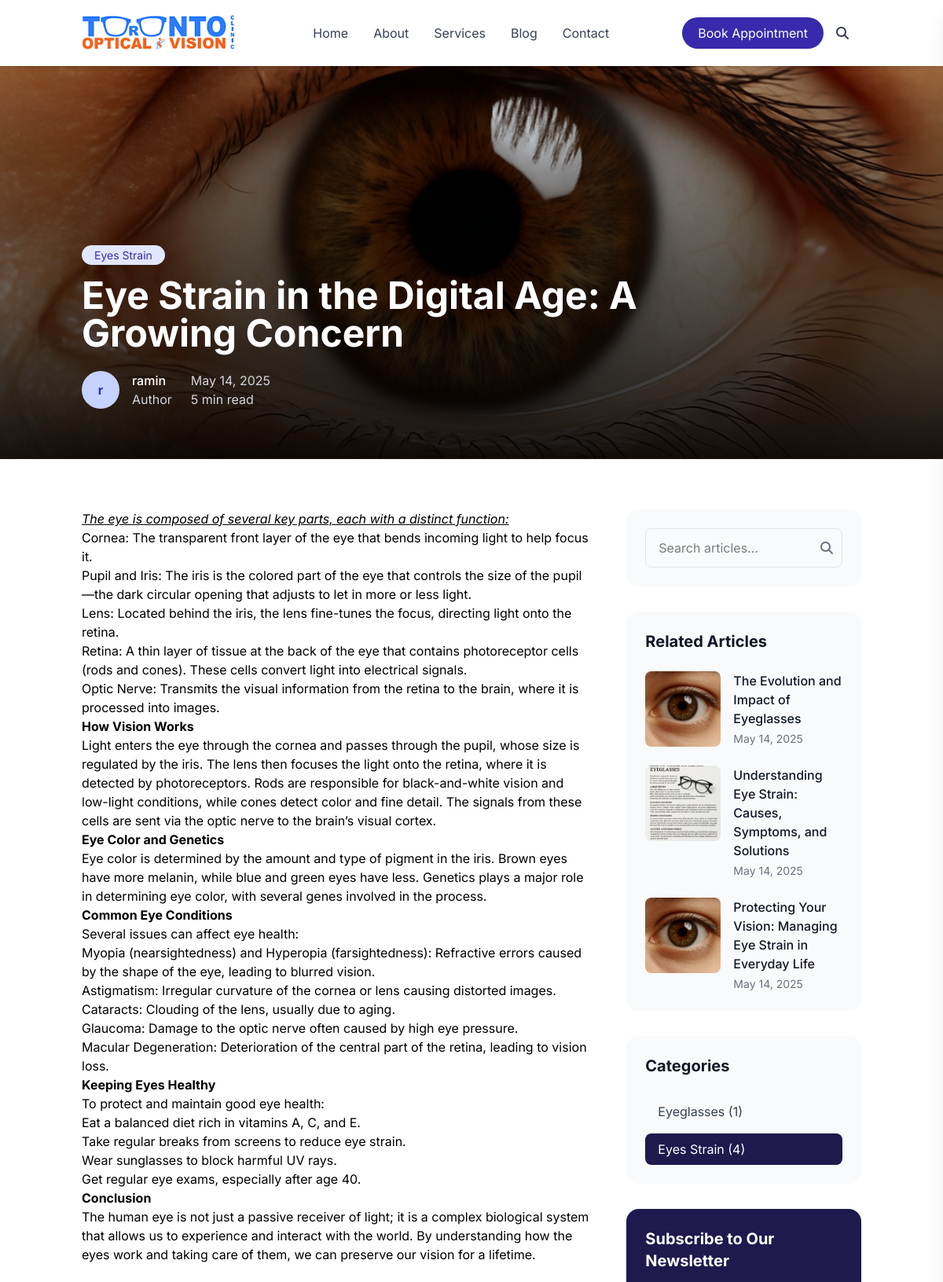
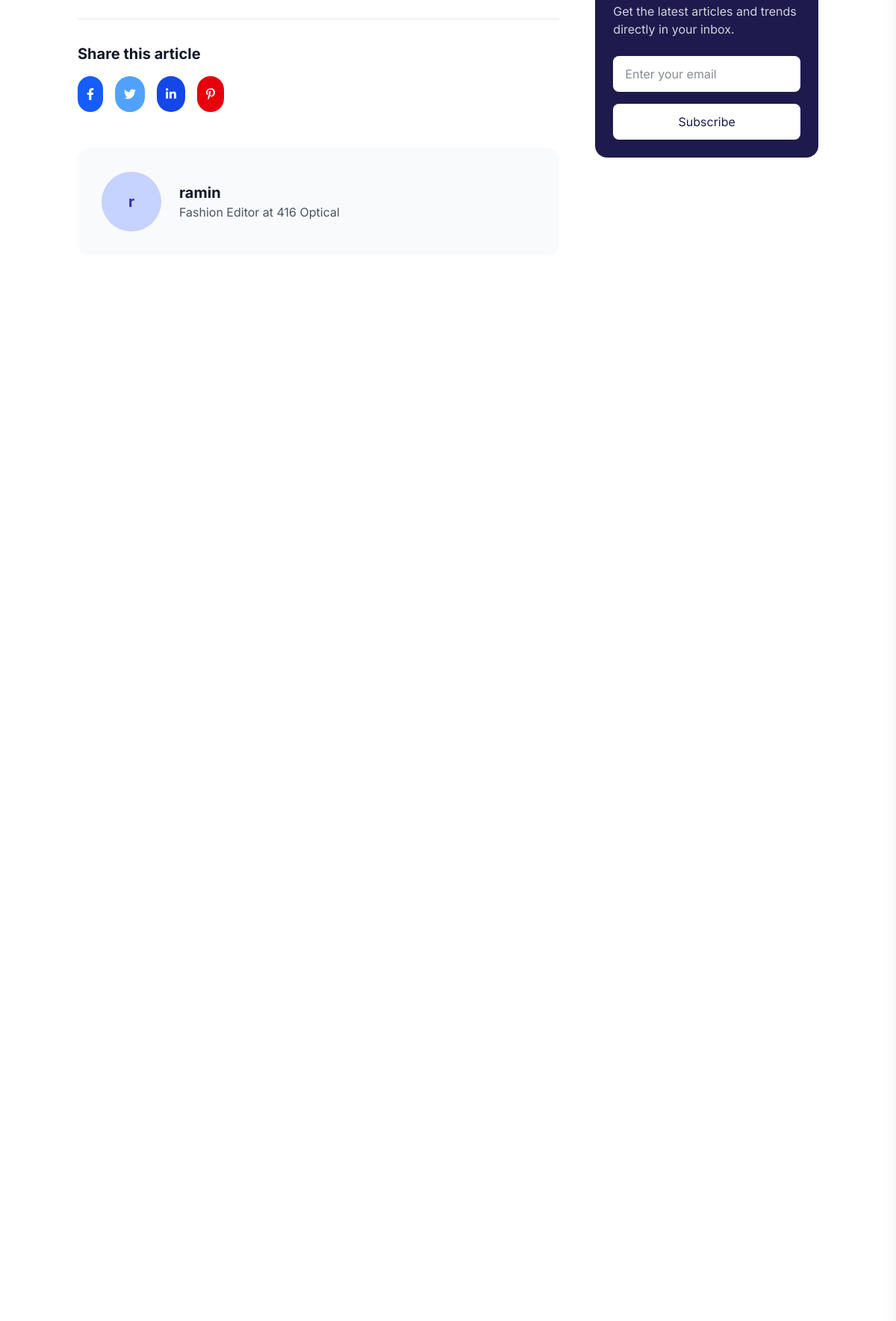
Page /blog/eye-strain-in-the-digital-age-a-growing-concern/ (upper part) on the committed database (2 pictures, top to bottom).
### main/models.py (models this page shows, shortened)
class BlogPost(models.Model):
    title = models.CharField(max_length=200)
    slug = models.SlugField(unique=True)
    author = models.ForeignKey(Author, on_delete=models.CASCADE)
    category = models.ForeignKey(Category, on_delete=models.CASCADE)
    content = RichTextField(blank=True, null=True)
    excerpt = RichTextField(blank=True, null=True)
    image = models.ImageField(upload_to='blog_images/', null=True, blank=True)
    is_featured = models.BooleanField(default=False)
    read_time = models.IntegerField(default=5)  # in minutes
    published_date = models.DateTimeField(auto_now_add=True)
    updated_date = models.DateTimeField(auto_now=True)

class Category(models.Model):
    name = models.CharField(max_length=50)
    slug = models.SlugField(unique=True)

class Author(models.Model):
    name = models.CharField(max_length=100)
    user = models.ForeignKey('auth.User', on_delete=models.CASCADE)

### main/views.py (the view)
# urls.py: path('blog/<slug:slug>/', views.blog_detail, name='blog_detail'),
def blog_detail(request, slug):
    post = get_object_or_404(BlogPost, slug=slug)
    recent_posts = BlogPost.objects.exclude(id=post.id)[:3]
    categories = Category.objects.annotate(post_count=Count('blogpost'))
    context = {
        'post': post,
        'recent_posts': recent_posts,
        'categories': categories,
    }
    return render(request, 'main/blog_detail.html', context)

### main/templates/main/blog_detail.html (shortened to what this page needs)
{% extends "includes/base.html" %}
{% load static %}
{% block content %}
<div class="min-h-screen bg-white">
  <section id="article-header" class="relative h-[500px] overflow-hidden">
    <div class="absolute inset-0">
      <img class="w-full h-full object-cover" src="{{ post.image.url }}" alt="{{ post.title }}" />
      <div class="absolute inset-0 bg-gradient-to-t from-black/90 via-black/50 to-transparent"></div>
    </div>
    <div class="container mx-auto px-4 h-full flex items-end pb-16 relative z-10">
      <div class="max-w-3xl">
        <span class="px-4 py-1 bg-indigo-100 text-indigo-800 rounded-full text-sm">{{ post.category.name }}</span>
        <h1 class="text-4xl md:text-5xl font-bold text-white mt-4 mb-6">{{ post.title }}</h1>
        <div class="flex items-center gap-6">
          <div class="flex items-center gap-4">
            {% if post.author.profile_image %}
            <img src="{{ post.author.profile_image.url }}" alt="{{ post.author.name }}" class="w-12 h-12 rounded-full">
            {% else %}
            <div class="w-12 h-12 rounded-full bg-indigo-200 flex items-center justify-center text-indigo-800 font-bold">
              {{ post.author.name|slice:":1" }}
            </div>
            {% endif %}
            <div>
              <p class="font-medium text-white">{{ post.author.name }}</p>
              <p class="text-gray-300">{{ post.author.bio|truncatechars:20|default:"Author" }}</p>
            </div>
          </div>
          <div class="text-gray-300">
            <p>{{ post.published_date|date:"F j, Y" }}</p>
            <p>{{ post.read_time }} min read</p>
          </div>
        </div>
      </div>
    </div>
  </section>
  <section id="article-content" class="py-16">
    <div class="container mx-auto px-4">
      <div class="grid grid-cols-1 lg:grid-cols-12 gap-12">
        <div class="lg:col-span-8">
          <article class="prose lg:prose-lg max-w-none">
            {{ post.content|safe }}
          </article>
          <div class="border-t border-gray-200 mt-12 pt-8">
            <h3 class="text-xl font-bold text-gray-900 mb-4">Share this article</h3>
            <div class="flex gap-4">
              <a href="https://www.facebook.com/sharer/sharer.php?u={{ request.build_absolute_uri }}" target="_blank" class="p-3 bg-blue-600 text-white rounded-full hover:bg-blue-700 transition">
                <i class="fa-brands fa-facebook-f"></i>
              </a>
              <a href="https://twitter.com/intent/tweet?url={{ request.build_absolute_uri }}&text={{ post.title }}" target="_blank" class="p-3 bg-blue-400 text-white rounded-full hover:bg-blue-500 transition">
                <i class="fa-brands fa-twitter"></i>
              </a>
              <a href="https://www.linkedin.com/shareArticle?mini=true&url={{ request.build_absolute_uri }}&title={{ post.title }}" target="_blank" class="p-3 bg-blue-700 text-white rounded-full hover:bg-blue-800 transition">
                <i class="fa-brands fa-linkedin-in"></i>
              </a>
              <a href="https://pinterest.com/pin/create/button/?url={{ request.build_absolute_uri }}&media={{ post.image.url }}&description={{ post.title }}" target="_blank" class="p-3 bg-red-600 text-white rounded-full hover:bg-red-700 transition">
                <i class="fa-brands fa-pinterest-p"></i>
              </a>
            </div>
          </div>
          <div class="bg-gray-50 p-8 rounded-2xl mt-12">
            <div class="flex items-center gap-6">
              {% if post.author.profile_image %}
              <img src="{{ post.author.profile_image.url }}" alt="{{ post.author.name }}" class="w-20 h-20 rounded-full">
              {% else %}
              <div class="w-20 h-20 rounded-full bg-indigo-200 flex items-center justify-center text-indigo-800 font-bold text-xl">
                {{ post.author.name|slice:":1" }}
              </div>
              {% endif %}
              <div>
                <h3 class="text-xl font-bold text-gray-900">{{ post.author.name }}</h3>
                <p class="text-gray-600">{{ post.author.bio|default:"Fashion Editor at 416 Optical" }}</p>
              </div>
            </div>
          </div>
        </div>
        <aside class="lg:col-span-4">
          <div class="bg-gray-50 p-6 rounded-2xl mb-8">
            <form class="relative" action="{% url 'main:blog_list' %}" method="get">
              <input type="search" name="q" placeholder="Search articles..." class="w-full px-4 py-3 pr-12 rounded-lg border border-gray-200 focus:outline-none focus:border-indigo-500">
              <button type="submit" class="absolute right-3 top-1/2 -translate-y-1/2 text-gray-500 hover:text-indigo-600">
                <i class="fa-solid fa-magnifying-glass"></i>
              </button>
            </form>
          </div>
          <div class="bg-gray-50 p-6 rounded-2xl">
            <h3 class="text-xl font-bold text-gray-900 mb-6">Related Articles</h3>
            <div class="space-y-6">
              {% for related in recent_posts %}
              <div class="flex gap-4">
                <img src="{{ related.image.url }}" alt="{{ related.title }}" class="w-24 h-24 rounded-lg object-cover">
                <div>
                  <a href="{% url 'main:blog_detail' related.slug %}" class="font-medium text-gray-900 hover:text-indigo-800 transition">{{ related.title }}</a>
                  <p class="text-sm text-gray-500 mt-1">{{ related.published_date|date:"F j, Y" }}</p>
                </div>
              </div>
              {% empty %}
              <p class="text-gray-600">No related articles found.</p>
              {% endfor %}
            </div>
          </div>
          <div class="mt-8 bg-gray-50 p-6 rounded-2xl">
            <h3 class="text-xl font-bold text-gray-900 mb-6">Categories</h3>
            <div class="space-y-2">
              {% for cat in categories %}
              <a href="{% url 'main:blog_category' cat.slug %}" class="block w-full text-left px-4 py-2 rounded-lg {% if post.category == cat %}bg-indigo-950 text-white{% else %}hover:bg-gray-200 text-gray-700{% endif %} transition">
                {{ cat.name }} ({{ cat.blogpost_set.count }})
              </a>
              {% endfor %}
            </div>
          </div>
          <div class="mt-8 bg-indigo-950 p-6 rounded-2xl text-white">
            <h3 class="text-xl font-bold mb-4">Subscribe to Our Newsletter</h3>
            <p class="text-white/80 mb-6">Get the latest articles and trends directly in your inbox.</p>
            <form class="space-y-4" method="post" action="{% url 'main:newsletter_signup' %}">
              <input type="email" name="email" placeholder="Enter your email" class="w-full bg-white px-4 py-3 rounded-lg border-0 focus:outline-none focus:ring-2 focus:ring-white text-gray-900" required>
              <button type="submit" class="w-full py-3 bg-white text-indigo-950 rounded-lg hover:bg-gray-100 transition">Subscribe</button>
            </form>
          </div>
        </aside>
      </div>
    </div>
  </section>
</div>
{% endblock content %}

### assets/css/styles.css (style rules this page uses)
* { font-family: "Inter", sans-serif; }
:root { --color-base: #ffffff; --color-base-50: #f9fafb; --color-base-100: #f3f4f6; --color-base-200: #e5e7eb; --color-base-300: #d1d5db; --color-base-400: #9ca3af; --color-base-500: #6b7280; --color-base-600: #4b5563; --color-base-700: #374151; --color-base-800: #1f2937; --color-base-900: #111827; --color-base-content: #1f2937; --color-primary: #3b82f6; --color-primary-50: #eff6ff; --color-primary-100: #dbeafe; --color-primary-200: #bfdbfe; --color-primary-300: #93c5fd; --color-primary-400: #60a5fa; --color-primary-500: #3b82f6; --color-primary-600: #2563eb; --color-primary-700: #1d4ed8; --color-primary-800: #1e40af; --color-primary-900: #1e3a8a; --color-primary-focus: #2563eb; --color-primary-content: #ffffff; --color-secondary: #8b5cf6; --color-secondary-50: #f5f3ff; --color-secondary-100: #ede9fe; --color-secondary-200: #ddd6fe; --color-secondary-300: #c4b5fd; --color-secondary-400: #a78bfa; --color-secondary-500: #8b5cf6; --color-secondary-600: #7c3aed; --color-secondary-700: #6d28d9; --color-secondary-800: #5b21b6; --color-secondary-900: #4c1d95; --color-secondary-focus: #7c3aed; --color-secondary-content: #ffffff; --color-accent: #f472b6; --color-accent-50: #fdf2f8; --color-accent-100: #fce7f3; --color-accent-200: #fbcfe8; --color-accent-300: #f9a8d4; --color-accent-400: #f472b6; --color-accent-500: #ec4899; --color-accent-600: #db2777; --color-accent-700: #be185d; --color-accent-800: #9d174d; --color-accent-900: #831843; --color-accent-focus: #db2777; --color-accent-content: #ffffff; --color-neutral: #6b7280; --color-neutral-50: #f9fafb; --color-neutral-100: #f3f4f6; --color-neutral-200: #e5e7eb; --color-neutral-300: #d1d5db; --color-neutral-400: #9ca3af; --color-neutral-500: #6b7280; --color-neutral-600: #4b5563; --color-neutral-700: #374151; --color-neutral-800: #1f2937; --color-neutral-900: #111827; --color-neutral-focus: #4b5563; --color-neutral-content: #ffffff; --color-info: #3b82f6; --color-info-50: #eff6ff; --color-info-100: #dbeafe; --color-info-200: #bfdbfe; --color-info-300: #93c5fd; --color-info-400: #60a5fa; --color-info-500: #3b82f6; --color-info-600: #2563eb; --color-info-700: #1d4ed8; --color-info-800: #1e40af; --color-info-900: #1e3a8a; --color-info-focus: #2563eb; --color-info-content: #ffffff; --color-success: #10b981; --color-success-50: #ecfdf5; --color-success-100: #d1fae5; --color-success-200: #a7f3d0; --color-success-300: #6ee7b7; --color-success-400: #34d399; --color-success-500: #10b981; --color-success-600: #059669; --color-success-700: #047857; --color-success-800: #065f46; --color-success-900: #064e3b; --color-success-focus: #059669; --color-success-content: #ffffff; --color-warning: #f59e0b; --color-warning-50: #fffbeb; --color-warning-100: #fef3c7; --color-warning-200: #fde68a; --color-warning-300: #fcd34d; --color-warning-400: #fbbf24; --color-warning-500: #f59e0b; --color-warning-600: #d97706; --color-warning-700: #b45309; --color-warning-800: #92400e; --color-warning-900: #78350f; --color-warning-focus: #d97706; --color-warning-content: #ffffff; --color-error: #ef4444; --color-error-50: #fef2f2; --color-error-100: #fee2e2; --color-error-200: #fecaca; --color-error-300: #fca5a5; --color-error-400: #f87171; --color-error-500: #ef4444; --color-error-600: #dc2626; --color-error-700: #b91c1c; --color-error-800: #991b1b; --color-error-900: #7f1d1d; --color-error-focus: #dc2626; --color-error-content: #ffffff; }

### main/templates/includes/base.html (style rules this page uses)
html { overflow-y: scroll; }
html { scrollbar-width: thin; scrollbar-color: #888 #f1f1f1; }

### rows in the picture
BlogPost: image (picture), category.name "Eyes Strain", title "Eye Strain in the Digital Age: A Growing Concern", author.name "r", author.name "ramin", author.bio "Author", published_date "May 14, 2025", read_time "5", content "The eye is composed of several key parts, each with a distinct function: Cornea: The transparent front layer of the eye that bends incoming light to help focus it. Pupil and Iris: The iris is the colored part of the eye that controls the size of the pupil—the dark circular opening that adjusts to let in more or less light. Lens: Located behind the iris, the lens fine-tunes the focus, directing light onto the retina. Retina: A thin layer of tissue at the back of the eye that contains photoreceptor cells (rods and cones). These cells convert light into electrical signals. Optic Nerve: Transmits the visual information from the retina to the brain, where it is processed into images. How Vision…", author.bio "Fashion Editor at 416 Optical"
BlogPost: image (picture), title "The Evolution and Impact of Eyeglasses", published_date "May 14, 2025"
BlogPost: image (picture), title "Understanding Eye Strain: Causes, Symptoms, and Solutions", published_date "May 14, 2025"
BlogPost: image (picture), title "Protecting Your Vision: Managing Eye Strain in Everyday Life", published_date "May 14, 2025"
Category: name "Eyeglasses", blogpost_set.count "1"
Category: name "Eyes Strain", blogpost_set.count "4"
